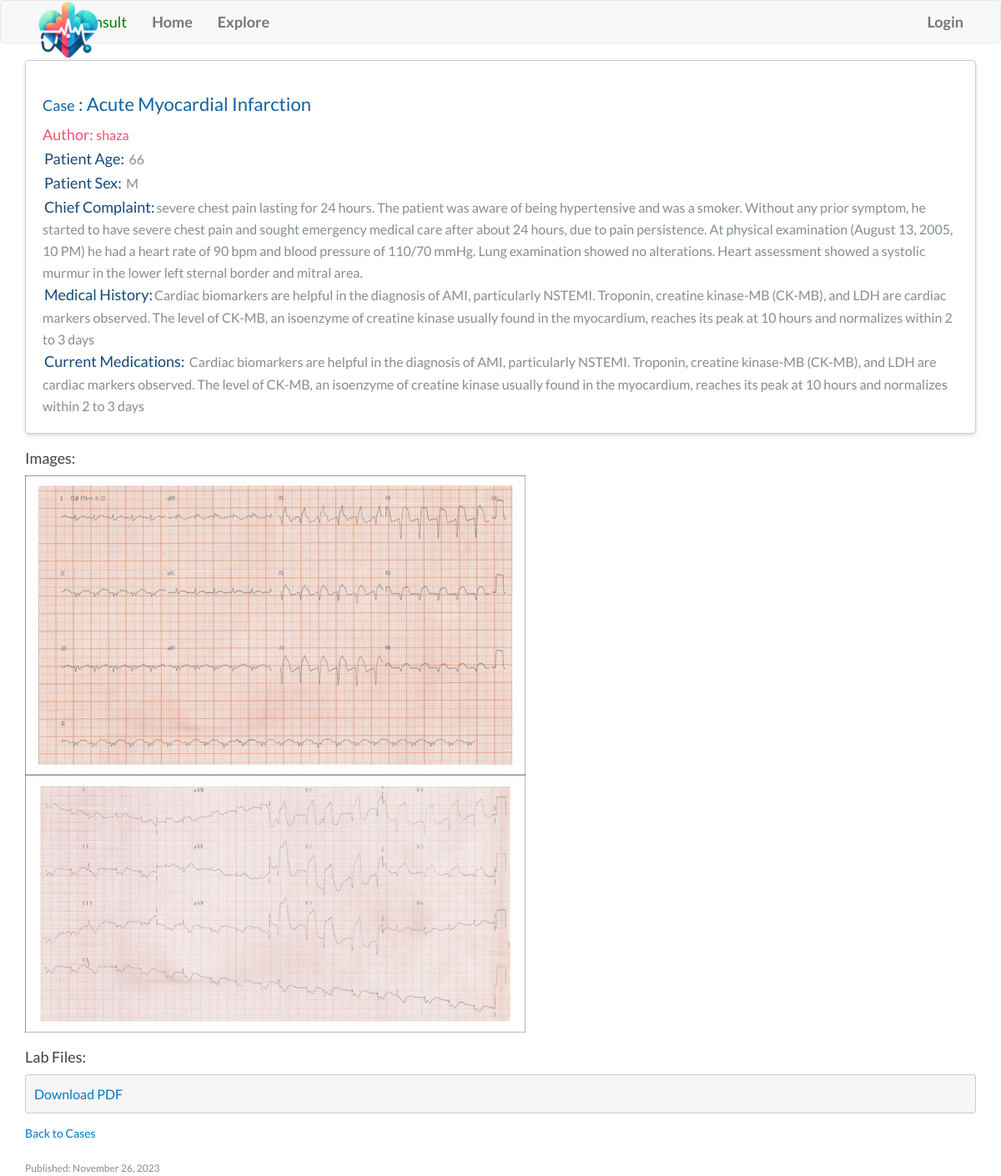
The app's page /show_case/1 with its own data.
### app/models.py (models this page shows, shortened)
class Case(db.Model):
    id = db.Column(db.Integer, primary_key=True)
    title = db.Column(db.String(140))
    question = db.Column(db.String(140))
    patient_age = db.Column(db.String(20))
    patient_sex = db.Column(db.String(10))
    chief_complaint = db.Column(db.Text)
    medical_history = db.Column(db.Text)
    current_medications = db.Column(db.Text)
    image_files = db.Column(db.String(255))  # Store file paths for images
    lab_files = db.Column(db.String(255))  # Store file paths for lab files
    timestamp = db.Column(db.DateTime, index=True, default=datetime.utcnow)
    user_id = db.Column(db.Integer, db.ForeignKey('user.id'))
    def get_images(self):
        return self.image_files.split(',') if self.image_files else []
    def get_lab_files(self):
        return self.lab_files.split(",") if self.lab_files else []

class User(UserMixin,db.Model):
    id = db.Column(db.Integer, primary_key=True)
    username = db.Column(db.String(65), index=True, unique=True)
    email = db.Column(db.String(120), index=True, unique=True)
    password_hash = db.Column(db.String(128))
    bio = db.Column(db.String(200))
    medical_degree = db.Column(db.String(100))
    speciality = db.Column(db.String(100))
    licenses = db.Column(db.String(200))
    last_seen = db.Column(db.DateTime, default=datetime.utcnow)
    cases = db.relationship('Case', backref='author', lazy="dynamic")
    followed = db.relationship(
        'User',
        secondary=followers,
        primaryjoin=(followers.c.follower_id == id),
        secondaryjoin=(followers.c.followed_id == id),
        backref=db.backref('followers',lazy='dynamic'),
        lazy='dynamic'
        )

### app/routes.py (the view)
@app.route("/show_case/<case_id>")
def show_case(case_id):
    case = Case.query.get_or_404(case_id)
    if case:
        return render_template('show_case.html', title=case.title, case=case)

### app/routes.py (called while the page is built)
@app.before_request
def before_request():
    if current_user.is_authenticated:
        current_user.last_seen = datetime.utcnow()
        db.session.commit()

### app/templates/show_case.html
{% extends "base.html" %}
{% import 'bootstrap/wtf.html' as wtf %}
{% block head %}
    {{ super() }}
    <link rel="stylesheet" href="{{ url_for('static', filename='css/show_case.css') }}">
{% endblock %}
{% block app_content %}
<div class="case-card">
  <h1 class="case-title"><span>Case</span> : {{ case.title }}</h1>
  <p class="case-author" style="color:#FF4D71;"><span>Author: </span>{{ case.author.username }}</p>
  <p class="case-detail""><span style="color:#124877;padding:2px;">Patient Age: </span>{{ case.patient_age }}</p>
  <p class="case-detail""><span style="color:#124877;padding:2px;">Patient Sex: </span>{{ case.patient_sex }}</p>
  <p class="case-detail""><span style="color:#124877;padding:2px;">Chief Complaint:</span>{{ case.chief_complaint }}</p>
  <p class="case-detail""><span style="color:#124877;padding:2px;">Medical History:</span>{{ case.medical_history }}</p>
  <p class="case-detail""><span style="color:#124877;padding:2px;">Current Medications: </span>{{ case.current_medications }}</p>
</div>
{% if case.get_images() %}
  <h2 class="case-subtitle">Images:</h2>
  <ul class="case-images">
    {% for image_path in case.get_images() %}
      <li>
        <img class="case-image" src="{{ url_for('static', filename=image_path) }}" alt="Image">
      </li>
    {% endfor %}
  </ul>
{% endif %}
{% if case.get_lab_files() %}
  <h2 class="case-subtitle">Lab Files:</h2>
  <ul class="case-files">
    {% for lab_file_path in case.get_lab_files() %}
      <li>
        <a class="case-file-link" href="{{ url_for('static', filename=lab_file_path) }}" >Download PDF</a>
      </li>
    {% endfor %}
  </ul>
{% endif %}
<p><a class="case-back-link" href="{{ url_for('explore') }}">Back to Cases</a></p>
<p class="case-date">Published: {{ case.timestamp.strftime('%B %d, %Y') }}</p>
{% endblock %}

### app/templates/base.html (shortened to what this page needs)
{% extends 'bootstrap/base.html' %}
{% block head %}
    {{ super() }}
    <link rel="stylesheet" href="{{ url_for('static', filename='css/base.css') }}">
    <link rel="stylesheet" href="https://cdnjs.cloudflare.com/ajax/libs/font-awesome/5.15.3/css/all.min.css">
{% endblock %}
{% block navbar %}
    <nav class="navbar navbar-default">
        <div class="container">
            <div class="navbar-header">
                <a  href="{{ url_for('index') }}">
                    <img id="logo" src="{{ url_for('static', filename='images/mediconsult_.png') }}">
                </a>
                <a class="navbar-brand" href="{{ url_for('index') }}" style="color:green; margin-left:5px">MediConsult</a>            </div>
                <div class="collapse navbar-collapse" id="bs-example-navbar-collapse-1">
                <ul class="nav navbar-nav">
                    <li><a href="{{ url_for('index') }}">Home</a></li>
                    <li><a href="{{ url_for('explore') }}">Explore</a></li>
                </ul>
                <ul class="nav navbar-nav navbar-right">
                    {% if current_user.is_anonymous %}
                    <li><a href="{{ url_for('login') }}">Login</a></li>
                    {% else %}
                    <li><a href="{{ url_for('user', username=current_user.username) }}">Profile</a></li>
                    <li><a href="{{ url_for('logout') }}">Logout</a></li>
                    {% endif %}
                </ul>
            </div>
        </div>
    </nav>
{% endblock %}
{% block content %}
    <div class="container">
        {% block app_content %}{% endblock %}
    </div>
{% endblock %}

### app/static/css/base.css (style rules this page uses)
body, ul, li, p { margin: 0; padding: 0; }
body { margin: 0 !important; font-family: 'Lato', sans-serif; line-height: 1.6; font-size: 16px; min-height: 100vh; overflow-x: hidden; }
#logo { width: 10%; position: absolute; top: -24px; left: 20px; margin-right: 3px; }
.navbar-brand { margin-left: 3px; }
nav li a { font-weight: 600; font-size: 18px; }
li { list-style-type: none; }

### app/static/css/show_case.css (style rules this page uses)
.case-card { border: 1px solid #ccc; border-radius: 5px; padding: 20px; margin-bottom: 20px; box-shadow: 0 2px 5px rgba(0, 0, 0, 0.15); }
.case-card span { font-size: 18px; }
.case-title { font-size: 22px; color: #0f61a2; margin-bottom: 10px; }
.case-author, .case-detail { font-size: 16px; color: #848d95; }
.case-subtitle { font-size: 18px; color: #3c4146; margin-top: 20px; }
.case-files { list-style: none; padding: 0; }
.case-file-link { display: block; background-color: #f6f6f6; border: 1px solid #ccc; padding: 10px; color: #07c; text-decoration: none; margin-bottom: 10px; border-radius: 3px; }
.case-date { font-size: 12px; color: #848d95; margin-top: 20px; }
.case-back-link { color: #07c; text-decoration: none; font-size: 14px; }

### records on screen
Case: title "Acute Myocardial Infarction", patient_age "66", patient_sex "M", chief_complaint "severe chest pain lasting for 24 hours. The patient was aware of being hypertensive and was a smoker. Without any prior symptom, he started to have severe chest pain and sought emergency medical care after about 24 hours, due to pain persistence. At physical examination (August 13, 2005, 10 PM) he had a heart rate of 90 bpm and blood pressure of 110/70 mmHg. Lung examination showed no alterations. Heart assessment showed a systolic murmur in the lower left sternal border and mitral area.", medical_history "Cardiac biomarkers are helpful in the diagnosis of AMI, particularly NSTEMI. Troponin, creatine kinase-MB (CK-MB), and LDH are cardiac markers observed. The level of CK-MB, an isoenzyme of creatine kinase usually found in the myocardium, reaches its peak at 10 hours and normalizes within 2 to 3 days", current_medications "Cardiac biomarkers are helpful in the diagnosis of AMI, particularly NSTEMI. Troponin, creatine kinase-MB (CK-MB), and LDH are cardiac markers observed. The level of CK-MB, an isoenzyme of creatine kinase usually found in the myocardium, reaches its peak at 10 hours and normalizes within 2 to 3 days", timestamp "November 26, 2023"
User: author.username "shaza"
